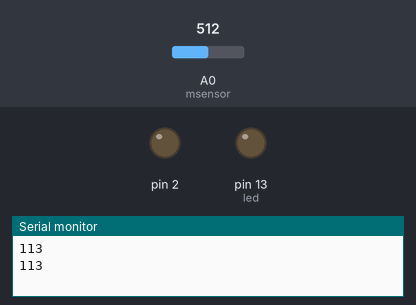
This sketch was run on a simulated Arduino Uno, built with avr-gcc and run on an emulated ATmega328P. Shown: output pins drawn as LEDs (lit = HIGH), the last lines printed to the serial monitor. Inputs (shaded band) come from the test bench; at power-on: A0 (msensor) = 512.

Above: at 4.0 s.
4.1 s: A0 (msensor) set to 563
8.1 s: A0 (msensor) set to 593
At 9.8 s:
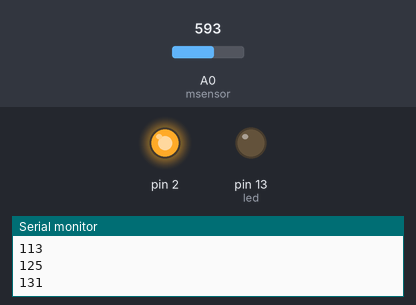
12.1 s: A0 (msensor) set to 511
At 13.4 s:
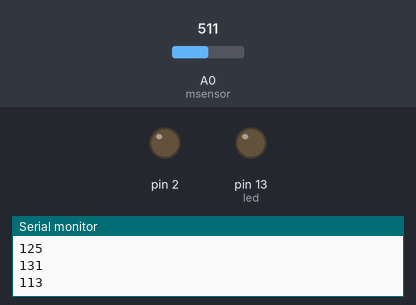
16.1 s: A0 (msensor) set to 716
At 19.4 s:
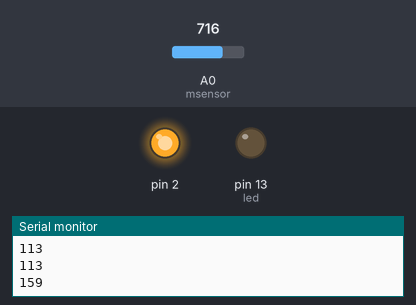
Timing chart, 0 to 20.9 s (numbered marks = the images above; inputs shaded):
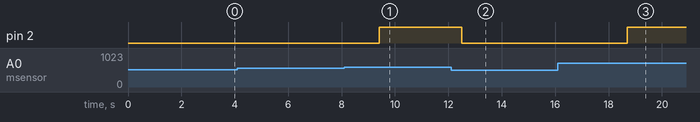

The sketch:

Soil_Moisture_Sensor.ino
```cpp
#include "config.h"
AdafruitIO_Feed *moister = io.feed("moister");
int msensor = A0; // moisture sensor is connected with the analog pin A1 of the Arduino
int msvalue = 0; // moisture sensor value on board LED
int led = 13;
boolean flag = false;
void setup() {
  Serial.begin(115200);
  pinMode(msensor, INPUT);
  pinMode(led, OUTPUT);
}
// code sourced from https://www.electroniclinic.com/arduino-soil-moisture-sensor-getting-started-tutorial/
void loop() {
  io.run();
  msvalue = analogRead(msensor);
msvalue = map(msvalue, 0, 900, 0, 200);
Serial.println(msvalue);
analogWrite(2, msvalue);

  if ( (msvalue >= 500  ) && ( flag == false ) )
{
  digitalWrite(led, HIGH);
  flag = true;
  delay(1000);
}

  if ( (msvalue <= 300  ) && ( flag == true ) )
{
  digitalWrite(led, LOW);
  flag = false;
  delay(60000);
}

  delay(3000);
  moister->save(msvalue);
}
```

config.h
```cpp
/************************ Adafruit IO Config *******************************/

// visit io.adafruit.com if you need to create an account,
// or if you need your Adafruit IO key.
#define IO_USERNAME "bakeshaq"
#define IO_KEY "aio_FQpS76mH3Q55F7Rr8VHCHRoPR2kH"

/******************************* WIFI **************************************/

// the AdafruitIO_WiFi client will work with the following boards:
//   - HUZZAH ESP8266 Breakout -> https://www.adafruit.com/products/2471
//   - Feather HUZZAH ESP8266 -> https://www.adafruit.com/products/2821
//   - Feather HUZZAH ESP32 -> https://www.adafruit.com/product/3405
//   - Feather M0 WiFi -> https://www.adafruit.com/products/3010
//   - Feather WICED -> https://www.adafruit.com/products/3056
//   - Adafruit PyPortal -> https://www.adafruit.com/product/4116
//   - Adafruit Metro M4 Express AirLift Lite ->
//   https://www.adafruit.com/product/4000
//   - Adafruit AirLift Breakout -> https://www.adafruit.com/product/4201
//   - Adafruit AirLift Shield -> https://www.adafruit.com/product/4285
//   - Adafruit AirLift FeatherWing -> https://www.adafruit.com/product/4264

#define WIFI_SSID "House of Baker"
#define WIFI_PASS "9054950715"

// uncomment the following line if you are using airlift
// #define USE_AIRLIFT

// uncomment the following line if you are using winc1500
// #define USE_WINC1500

// comment out the following lines if you are using fona or ethernet
#include "AdafruitIO_WiFi.h"

#if defined(USE_AIRLIFT) || defined(ADAFRUIT_METRO_M4_AIRLIFT_LITE) ||         \
    defined(ADAFRUIT_PYPORTAL)
// Configure the pins used for the ESP32 connection
#if !defined(SPIWIFI_SS) // if the wifi definition isnt in the board variant
// Don't change the names of these #define's! they match the variant ones
#define SPIWIFI SPI
#define SPIWIFI_SS 10 // Chip select pin
#define NINA_ACK 9    // a.k.a BUSY or READY pin
#define NINA_RESETN 6 // Reset pin
#define NINA_GPIO0 -1 // Not connected
#endif
AdafruitIO_WiFi io(IO_USERNAME, IO_KEY, WIFI_SSID, WIFI_PASS, SPIWIFI_SS,
                   NINA_ACK, NINA_RESETN, NINA_GPIO0, &SPIWIFI);
#else
AdafruitIO_WiFi io(IO_USERNAME, IO_KEY, WIFI_SSID, WIFI_PASS);
#endif
/******************************* FONA **************************************/

// the AdafruitIO_FONA client will work with the following boards:
//   - Feather 32u4 FONA -> https://www.adafruit.com/product/3027

// uncomment the following two lines for 32u4 FONA,
// and comment out the AdafruitIO_WiFi client in the WIFI section
// #include "AdafruitIO_FONA.h"
// AdafruitIO_FONA io(IO_USERNAME, IO_KEY);

/**************************** ETHERNET ************************************/

// the AdafruitIO_Ethernet client will work with the following boards:
//   - Ethernet FeatherWing -> https://www.adafruit.com/products/3201

// uncomment the following two lines for ethernet,
// and comment out the AdafruitIO_WiFi client in the WIFI section
// #include "AdafruitIO_Ethernet.h"
// AdafruitIO_Ethernet io(IO_USERNAME, IO_KEY);
```

Measured:
- the behaviour switches between 575 and 576 on A0 (msensor) (found by bisection; images 0 and 1)
- after the input at 8.1 s, pin 2: LOW → HIGH after 1.3 s
- after the input at 12.1 s, pin 2: HIGH → LOW after 0.40 s
- after the input at 16.1 s, pin 2: LOW → HIGH after 2.6 s
